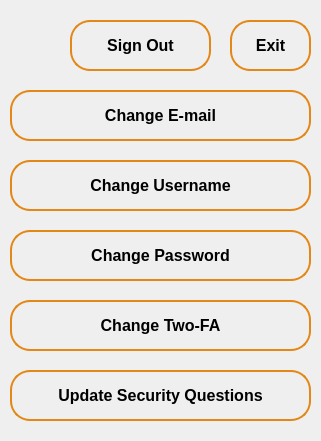
  <widget class="QWidget" name="SettingsPanel" native="true">
   <property name="geometry">
    <rect>
     <x>20</x>
     <y>10</y>
     <width>321</width>
     <height>441</height>
    </rect>
   </property>
   <property name="styleSheet">
    <string notr="true">background:none;
border:none;</string>
   </property>
   <widget class="QPushButton" name="LogOutButton">
    <property name="geometry">
     <rect>
      <x>70</x>
      <y>20</y>
      <width>141</width>
      <height>51</height>
     </rect>
    </property>
    <property name="sizePolicy">
     <sizepolicy hsizetype="Minimum" vsizetype="Fixed">
      <horstretch>0</horstretch>
      <verstretch>0</verstretch>
     </sizepolicy>
    </property>
    <property name="font">
     <font>
      <family>Segoe UI</family>
      <pointsize>12</pointsize>
      <italic>false</italic>
      <bold>true</bold>
     </font>
    </property>
    <property name="cursor">
     <cursorShape>PointingHandCursor</cursorShape>
    </property>
    <property name="mouseTracking">
     <bool>true</bool>
    </property>
    <property name="layoutDirection">
     <enum>Qt::LeftToRight</enum>
    </property>
    <property name="styleSheet">
     <string notr="true">#LogOutButton
{
border:2px solid;
border-color:rgb(227, 135, 22);
border-radius:20px;
}
#LogOutButton:hover
{
background-color:rgb(227, 135, 22);
}

</string>
    </property>
    <property name="text">
     <string>Sign Out</string>
    </property>
    <property name="autoRepeatInterval">
     <number>-1</number>
    </property>
   </widget>
   <widget class="QPushButton" name="APasswordChangeButton">
    <property name="geometry">
     <rect>
      <x>10</x>
      <y>230</y>
      <width>301</width>
      <height>51</height>
     </rect>
    </property>
    <property name="sizePolicy">
     <sizepolicy hsizetype="Minimum" vsizetype="Fixed">
      <horstretch>0</horstretch>
      <verstretch>0</verstretch>
     </sizepolicy>
    </property>
    <property name="font">
     <font>
      <family>Segoe UI</family>
      <pointsize>12</pointsize>
      <italic>false</italic>
      <bold>true</bold>
     </font>
    </property>
    <property name="cursor">
     <cursorShape>PointingHandCursor</cursorShape>
    </property>
    <property name="mouseTracking">
     <bool>true</bool>
    </property>
    <property name="layoutDirection">
     <enum>Qt::LeftToRight</enum>
    </property>
    <property name="styleSheet">
     <string notr="true">#APasswordChangeButton
{
border:2px solid;
border-color:rgb(227, 135, 22);
border-radius:20px;
}
#APasswordChangeButton:hover
{
background-color:rgb(227, 135, 22);
}

</string>
    </property>
    <property name="text">
     <string>Change Password</string>
    </property>
    <property name="autoRepeatInterval">
     <number>-1</number>
    </property>
   </widget>
   <widget class="QPushButton" name="TwoFAChangeButton">
    <property name="geometry">
     <rect>
      <x>10</x>
      <y>300</y>
      <width>301</width>
      <height>51</height>
     </rect>
    </property>
    <property name="sizePolicy">
     <sizepolicy hsizetype="Minimum" vsizetype="Fixed">
      <horstretch>0</horstretch>
      <verstretch>0</verstretch>
     </sizepolicy>
    </property>
    <property name="font">
     <font>
      <family>Segoe UI</family>
      <pointsize>12</pointsize>
      <italic>false</italic>
      <bold>true</bold>
     </font>
    </property>
    <property name="cursor">
     <cursorShape>PointingHandCursor</cursorShape>
    </property>
    <property name="mouseTracking">
     <bool>true</bool>
    </property>
    <property name="layoutDirection">
     <enum>Qt::LeftToRight</enum>
    </property>
    <property name="styleSheet">
     <string notr="true">#TwoFAChangeButton
{
border:2px solid;
border-color:rgb(227, 135, 22);
border-radius:20px;
}
#TwoFAChangeButton:hover
{
background-color:rgb(227, 135, 22);
}

</string>
    </property>
    <property name="text">
     <string>Change Two-FA</string>
    </property>
    <property name="autoRepeatInterval">
     <number>-1</number>
    </property>
   </widget>
   <widget class="QPushButton" name="AUsernameChangeButton">
    <property name="geometry">
     <rect>
      <x>10</x>
      <y>160</y>
      <width>301</width>
      <height>51</height>
     </rect>
    </property>
    <property name="sizePolicy">
     <sizepolicy hsizetype="Minimum" vsizetype="Fixed">
      <horstretch>0</horstretch>
      <verstretch>0</verstretch>
     </sizepolicy>
    </property>
    <property name="font">
     <font>
      <family>Segoe UI</family>
      <pointsize>12</pointsize>
      <italic>false</italic>
      <bold>true</bold>
     </font>
    </property>
    <property name="cursor">
     <cursorShape>PointingHandCursor</cursorShape>
    </property>
    <property name="mouseTracking">
     <bool>true</bool>
    </property>
    <property name="layoutDirection">
     <enum>Qt::LeftToRight</enum>
    </property>
    <property name="styleSheet">
     <string notr="true">#AUsernameChangeButton
{
border:2px solid;
border-color:rgb(227, 135, 22);
border-radius:20px;
}
#AUsernameChangeButton:hover
{
background-color:rgb(227, 135, 22);
}

</string>
    </property>
    <property name="text">
     <string>Change Username</string>
    </property>
    <property name="autoRepeatInterval">
     <number>-1</number>
    </property>
   </widget>
   <widget class="QPushButton" name="ASQChangeButton">
    <property name="geometry">
     <rect>
      <x>10</x>
      <y>370</y>
      <width>301</width>
      <height>51</height>
     </rect>
    </property>
    <property name="sizePolicy">
     <sizepolicy hsizetype="Minimum" vsizetype="Fixed">
      <horstretch>0</horstretch>
      <verstretch>0</verstretch>
     </sizepolicy>
    </property>
    <property name="font">
     <font>
      <family>Segoe UI</family>
      <pointsize>12</pointsize>
      <italic>false</italic>
      <bold>true</bold>
     </font>
    </property>
    <property name="cursor">
     <cursorShape>PointingHandCursor</cursorShape>
    </property>
    <property name="mouseTracking">
     <bool>true</bool>
    </property>
    <property name="layoutDirection">
     <enum>Qt::LeftToRight</enum>
    </property>
    <property name="styleSheet">
     <string notr="true">#ASQChangeButton
{
border:2px solid;
border-color:rgb(227, 135, 22);
border-radius:20px;
}
#ASQChangeButton:hover
{
background-color:rgb(227, 135, 22);
}

</string>
    </property>
    <property name="text">
     <string>Update Security Questions</string>
    </property>
    <property name="autoRepeatInterval">
     <number>-1</number>
    </property>
   </widget>
   <widget class="QPushButton" name="ExitButton">
    <property name="geometry">
     <rect>
      <x>230</x>
      <y>20</y>
      <width>81</width>
      <height>51</height>
     </rect>
    </property>
    <property name="sizePolicy">
     <sizepolicy hsizetype="Minimum" vsizetype="Fixed">
      <horstretch>0</horstretch>
      <verstretch>0</verstretch>
     </sizepolicy>
    </property>
    <property name="font">
     <font>
      <family>Segoe UI</family>
      <pointsize>12</pointsize>
      <italic>false</italic>
      <bold>true</bold>
     </font>
    </property>
    <property name="cursor">
     <cursorShape>PointingHandCursor</cursorShape>
    </property>
    <property name="mouseTracking">
     <bool>true</bool>
    </property>
    <property name="layoutDirection">
     <enum>Qt::LeftToRight</enum>
    </property>
    <property name="styleSheet">
     <string notr="true">#ExitButton
{
border:2px solid;
border-color:rgb(227, 135, 22);
border-radius:20px;
}
#ExitButton:hover
{
background-color:rgb(227, 135, 22);
}

</string>
    </property>
    <property name="text">
     <string>Exit</string>
    </property>
    <property name="autoRepeatInterval">
     <number>-1</number>
    </property>
   </widget>
   <widget class="QPushButton" name="AEmailChangeButton">
    <property name="geometry">
     <rect>
      <x>10</x>
      <y>90</y>
      <width>301</width>
      <height>51</height>
     </rect>
    </property>
    <property name="sizePolicy">
     <sizepolicy hsizetype="Minimum" vsizetype="Fixed">
      <horstretch>0</horstretch>
      <verstretch>0</verstretch>
     </sizepolicy>
    </property>
    <property name="font">
     <font>
      <family>Segoe UI</family>
      <pointsize>12</pointsize>
      <italic>false</italic>
      <bold>true</bold>
     </font>
    </property>
    <property name="cursor">
     <cursorShape>PointingHandCursor</cursorShape>
    </property>
    <property name="mouseTracking">
     <bool>true</bool>
    </property>
    <property name="layoutDirection">
     <enum>Qt::LeftToRight</enum>
    </property>
    <property name="styleSheet">
     <string notr="true">#AEmailChangeButton
{
border:2px solid;
border-color:rgb(227, 135, 22);
border-radius:20px;
}
#AEmailChangeButton:hover
{
background-color:rgb(227, 135, 22);
}

</string>
    </property>
    <property name="text">
     <string>Change E-mail</string>
    </property>
    <property name="autoRepeatInterval">
     <number>-1</number>
    </property>
   </widget>
  </widget>
